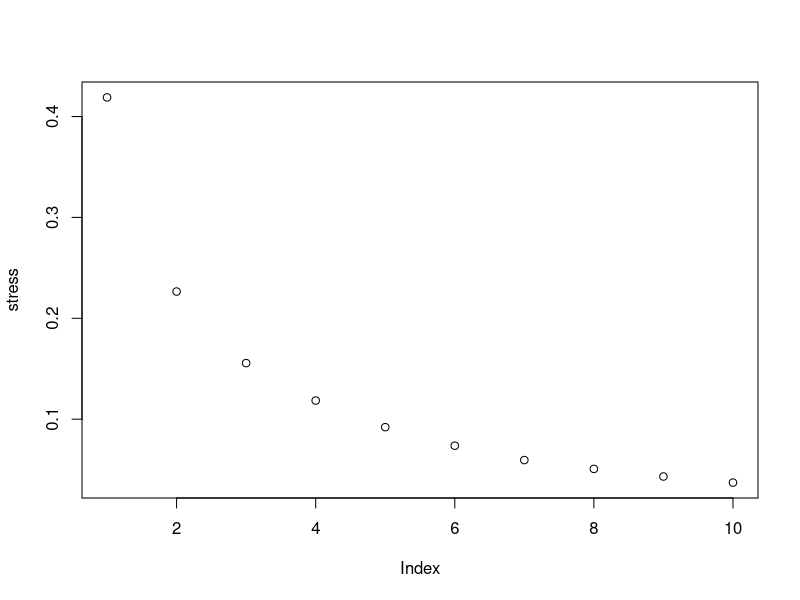
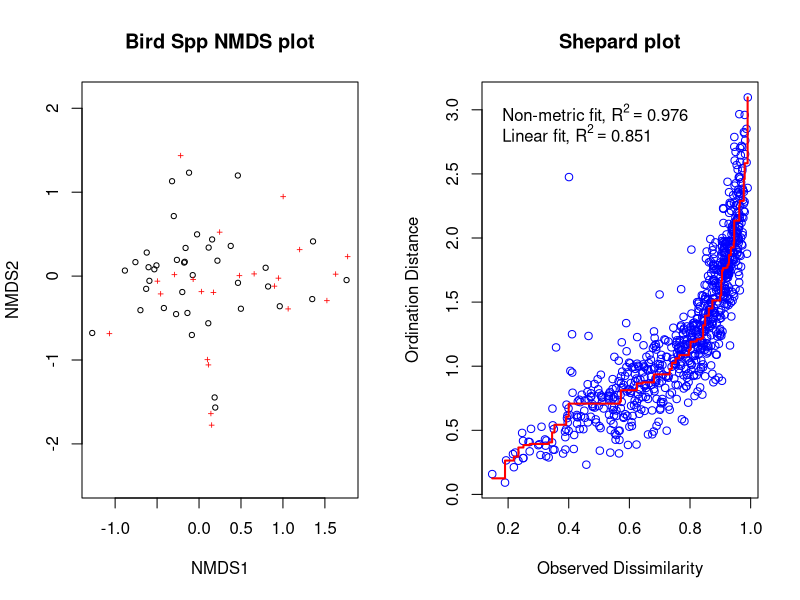
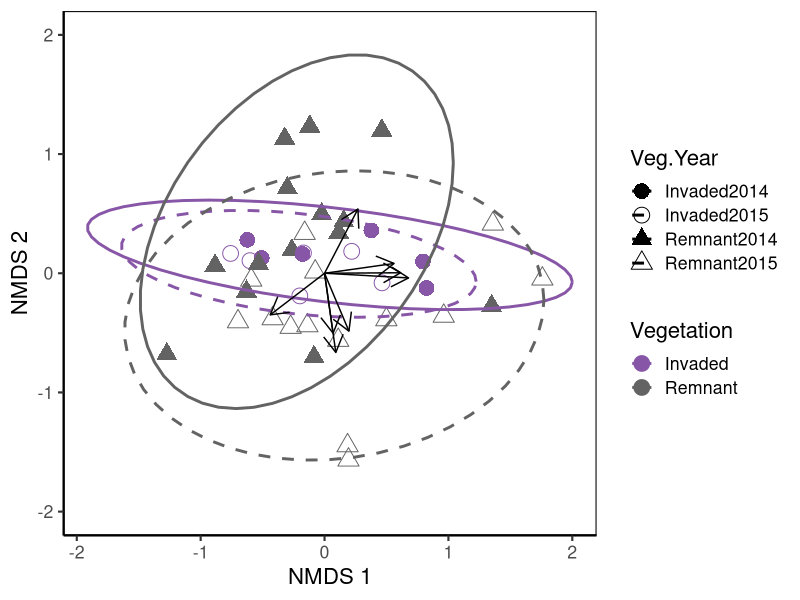
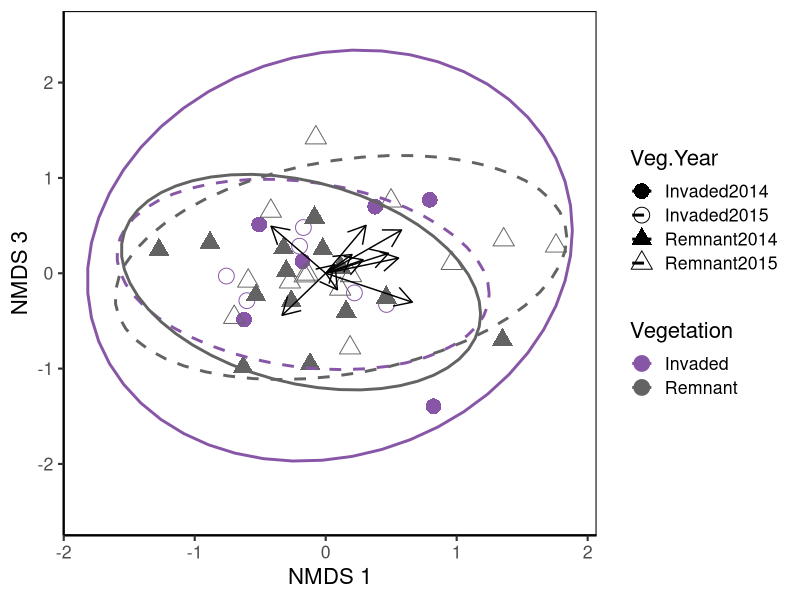
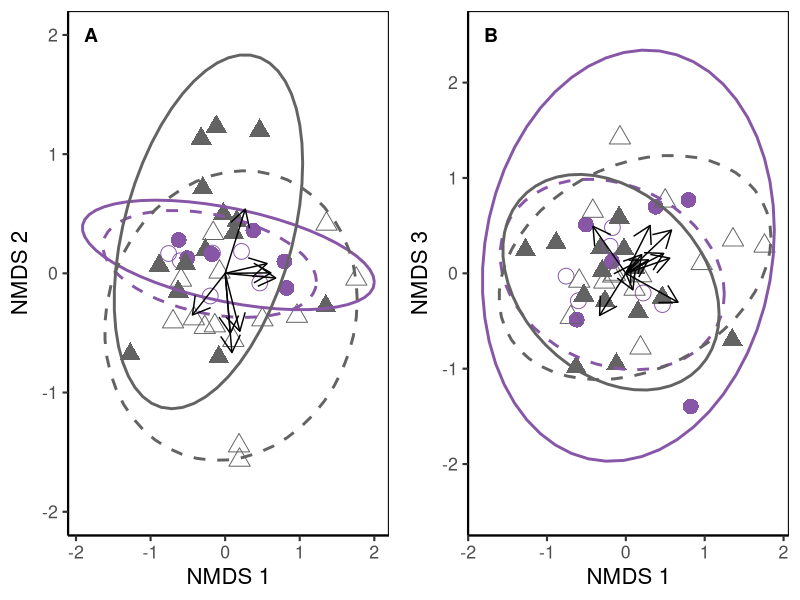
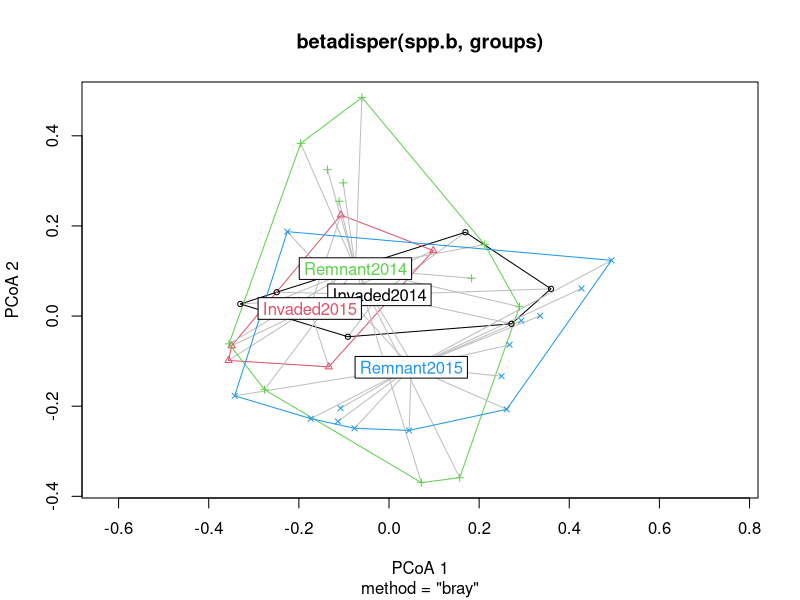
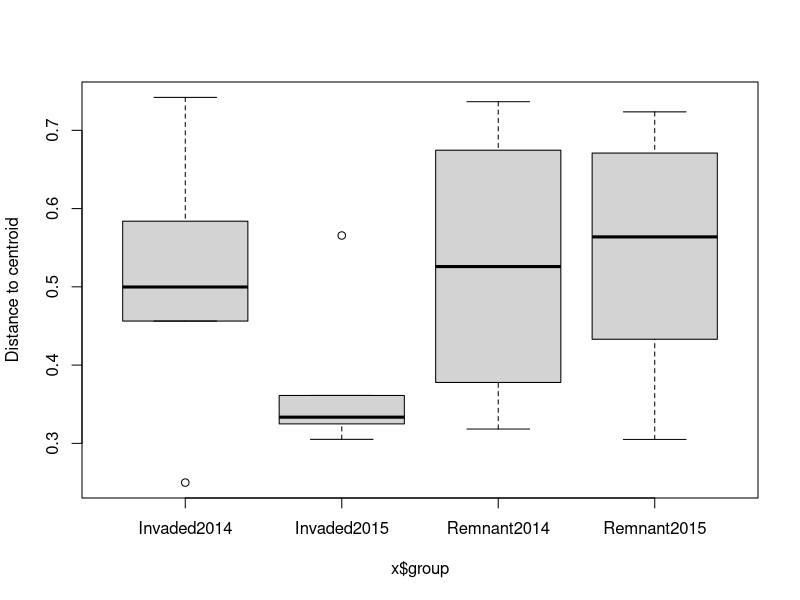
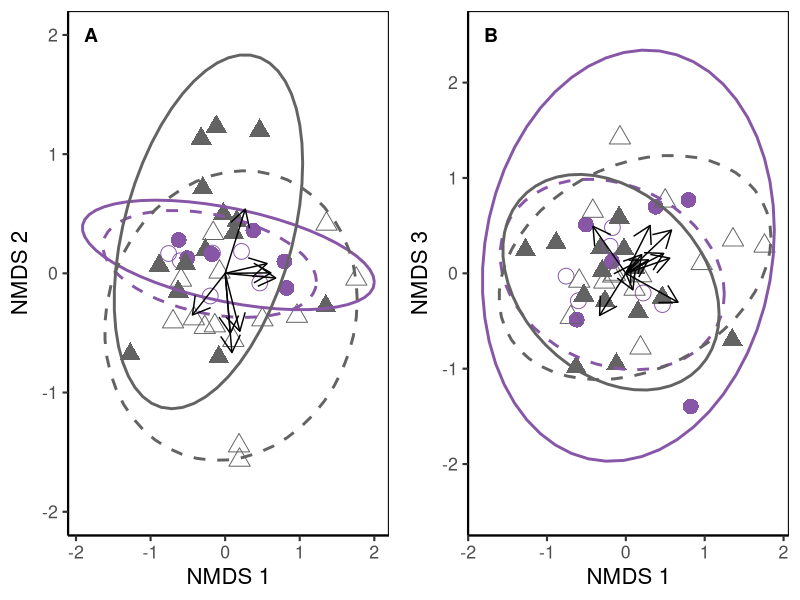

These charts were generated, in order, by the following R code:
library(vegan)
library(tidyverse)
library(ggpubr)

species <- read.csv("Data/Species matrix_column relativized_remnant.csv") # put them in the same order
species <- species[order(species$Site),]

dim(species)

(spp <- species[ , 9:31])
(sp.env <- species[, 1:8])

sp.env$Year <- as.factor(sp.env$Year)

str(sp.env)


#### NMDS Ordination ####


k_vec <- 1:10 #dim 1 - 10

stress <- numeric(length(k_vec)) # stress of each model put here
dune_dij <- metaMDSdist(spp, trace = FALSE)
set.seed(10)
for(i in seq_along(k_vec)) {
  sol <- metaMDSiter(dune_dij, k = i,
                     trace = FALSE)
  stress[i] <- sol$stress
}

plot(stress) # 3 axes looks best

### NMDS ordination ####

set.seed(126) 

spp.nms <- metaMDS(spp, distance = "bray",
                   autotransform = FALSE,
                   k = 3, trymax = 1000) 

spp.nms

#global Multidimensional Scaling using monoMDS

#Data:     spp 
#Distance: bray 

#Dimensions: 3 
#Stress:     0.1555859 
#Stress type 1, weak ties
#Two convergent solutions found after 20 tries
#Scaling: centring, PC rotation, halfchange scaling 
#Species: expanded scores based on ‘spp’

spp.nms$iters # 192
spp.nms$ities
spp.nms$stress

# quick look at the NMDS and the Shepard plot (for fit)

layout(matrix(1:2, ncol = 2))
plot(spp.nms, main = "Bird Spp NMDS plot"); stressplot(spp.nms, main = "Shepard plot")
layout(1)

# non-metric fit, r2 = 0.976
# linear fit, r2 = 0.851

# Goodness of fit

(g <- goodness(spp.nms)) # smaller the number the better the fit
sum(g^2)
spp.nms$stress^2 # 0.0242


# Extract the scores

bird.scores <- as.data.frame(scores(spp.nms, display = "sites"))

bird.scores$Sites <- sp.env$Site
bird.scores$Year <- as.factor(sp.env$Year)
bird.scores$Vegetation <- sp.env$Vegetation
bird.scores$Veg.Year <- sp.env$Veg.Year


colnames(bird.scores)
str(bird.scores)

## Vectors

set.seed(126)


### vectors correlated with axis 1 & 2
vector.12 <- envfit(spp.nms, spp, 
             choices = 1:2,
             permutation = 999)

vector.12
vector12.df <- data.frame((vector.12$vectors)$arrows, (vector.12$vectors)$r, (vector.12$vectors)$pvals)


vector.12$vectors$r[vector.12$vectors$r > 0.25] # r2 over 0.25

corr.sp.12 <- spp %>% select(MAWR, VIRA, RWBL, YWAR, SOSP, TRES, EAKI, PUMA)

corrtaxa.12 <- envfit(spp.nms$points, corr.sp.12,
                   permutations = 999, choices = c(1,2))


corrtaxa.12

# make a new data frame for the figure
corr.spp.12 <- as.data.frame(corrtaxa.12$vectors$arrows*sqrt(corrtaxa.12$vectors$r)) #scaling vectors so they correspond with r2
corr.spp.12$species <- rownames(corr.spp.12)



## Axis 1 and 3 vectors

vector.13 <- envfit(spp.nms, spp, 
                    choices = 1:3,
                    permutation = 999)

vector.13
vector13.df <- data.frame((vector.13$vectors)$arrows, (vector.13$vectors)$r, (vector.13$vectors)$pvals)



vector.13$vectors$r[vector.13$vectors$r > 0.25] # r2 over 0.25

corr.sp.13 <- species %>% select(MAWR, SORA, SWSP, VIRA, RWBL, YWAR, SOSP, TRES, BARS, EAKI, PUMA)

corrtaxa.13 <- envfit(spp.nms$points, corr.sp.13,
                      permutations = 999, choices = c(1,3))


corrtaxa.13

# make a new data frame for the figure
corr.spp.13 <- as.data.frame(corrtaxa.13$vectors$arrows*sqrt(corrtaxa.13$vectors$r)) #scaling vectors so they correspond with r2
corr.spp.13$species <- rownames(corr.spp.13)

#### Figures #######

bird.scores # scores
corr.spp.12 #vectors 1, 2
corr.spp.13 # vectors axis 1, 3
colnames(bird.scores)

## Axis 1, 2 

birdspp.12 <- ggplot(data = bird.scores,
                    aes(x = NMDS1, y = NMDS2)) +
  geom_point(data = bird.scores, aes(x = NMDS1, y = NMDS2, colour = Vegetation, shape = Veg.Year), size = 5) + # sites as points
  stat_ellipse(data = bird.scores, aes(x = NMDS1,y = NMDS2,linetype = Veg.Year, colour = Vegetation), size = 1) + # a 95% CI ellipses
  geom_segment(data = corr.spp.12, aes(x = 0, xend = MDS1, y = 0, yend = MDS2), # adding in the vectors, c
               arrow = arrow(length = unit(0.5, "cm")), colour = "black") + # can add in geom_label or geom_text for labels
  theme_classic(base_size = 16) + # no background
  scale_color_manual(values = c("#8856a7", "#636363")) + # adding colours
  theme(panel.border = element_rect(fill = NA)) + # full square around figure
  xlab("NMDS 1") +
  ylab("NMDS 2") + 
  ylim(-2, 2) +
  #geom_label(data = corr.spp.12, aes(x = MDS1,y = MDS2,label = species),size=4) +
  scale_shape_manual(values = c(16, 1, 17, 2)) +
  scale_linetype_manual(values = c(1, 2, 1, 2))

birdspp.12


## NMDS Axis 1, 3
# same as above
colnames(bird.scores)
str(bird.scores)

birdspp.13 <- ggplot(data = bird.scores,
                     aes(x = NMDS1, y = NMDS3)) +
  geom_point(data = bird.scores, aes(x = NMDS1, y = NMDS3, colour = Vegetation, shape = Veg.Year), size = 5) + # sites as points
  stat_ellipse(data = bird.scores, aes(x = NMDS1,y = NMDS3,linetype = Veg.Year, colour = Vegetation), size = 1) + # a 95% CI ellipses
  geom_segment(data = corr.spp.13, aes(x = 0, xend = MDS1, y = 0, yend = MDS3), # adding in the vectors, c
               arrow = arrow(length = unit(0.5, "cm")), colour = "black") + # can add in geom_label or geom_text for labels
  theme_classic(base_size = 16) + # no background
  scale_color_manual(values = c("#8856a7", "#636363")) + # adding colours
  theme(panel.border = element_rect(fill = NA)) + # full square around figure
  xlab("NMDS 1") +
  ylab("NMDS 3") + 
  ylim(-2.5, 2.5) +
  #geom_label(data = corr.spp.13, aes(x = MDS1,y = MDS3,label = species),size=5) +
  scale_shape_manual(values = c(16, 1, 17, 2)) +
  scale_linetype_manual(values = c(1, 2, 1, 2))
  

birdspp.13


## this is from ggpubr
# arranging the two figures
NMDS.spp <- ggarrange(birdspp.12, birdspp.13, # put the plot items in
                      nrow = 1, # I want them on top of each other
                      common.legend = TRUE, # they have the same legend
                      legend = "none",
                      labels = "AUTO",
                      hjust = -6,
                      vjust = 3)

NMDS.spp

ggsave("Figures/NMDS_spps.jpeg", NMDS.spp,
       width = 9.69, height = 6.18, dpi = 150, units = "in") # save that figure to my folder

ggsave("Figures/NMDS_spps.TIFF", NMDS.spp,
       width = 9.69, height = 6.18, dpi = 150, units = "in") # save that figure to my folder




#### beta disper #####

spp.b <- vegdist(spp, method = "bray")
groups <- sp.env$Veg.Year

(beta.spp <- betadisper(spp.b, groups))

#Homogeneity of multivariate dispersions

#Call: betadisper(d = spp.b, group = groups)

#No. of Positive Eigenvalues: 24
#No. of Negative Eigenvalues: 15

#Average distance to median:
#  Invaded2014  Invaded2015  Remnant2014  Remnant2015 
#  0.5053       0.3706       0.5283       0.5415 



anova(betadisper(spp.b, groups))

#Analysis of Variance Table

#Response: Distances
#           Df  Sum Sq  Mean Sq F value Pr(>F)
#Groups     3 0.13463 0.044876  2.1121 0.1158
#Residuals 36 0.76491 0.021248 


plot(betadisper(spp.b, groups))
boxplot(betadisper(spp.b, groups))

(permutest(beta.spp, permutations = 999, pairwise = TRUE))


#Permutation test for homogeneity of multivariate
#dispersions
#Permutation: free
#Number of permutations: 999

#Response: Distances
#         Df  Sum Sq  Mean Sq      F N.Perm Pr(>F)
#Groups     3 0.13463 0.044876 2.1121    999  0.111
#Residuals 36 0.76491 0.021248                     

#Pairwise comparisons:
#  (Observed p-value below diagonal, permuted p-value above diagonal)

#              Invaded2014 Invaded2015 Remnant2014 Remnant2015
#Invaded2014        -      0.119000    0.770000       0.593
#Invaded2015    0.111020      -        0.040000       0.015
#Remnant2014    0.769852    0.037399     -            0.799
#Remnant2015    0.620946    0.015511    0.818100        -    



## write data
write.csv(bird.scores, "Data/NMDS_scores_birdspecies.csv")
write.csv(vector12.df, "Data/NMDS_species_vectors_12.csv")
write.csv(vector13.df, "Data/NMDS_species_vectors_13.csv")
